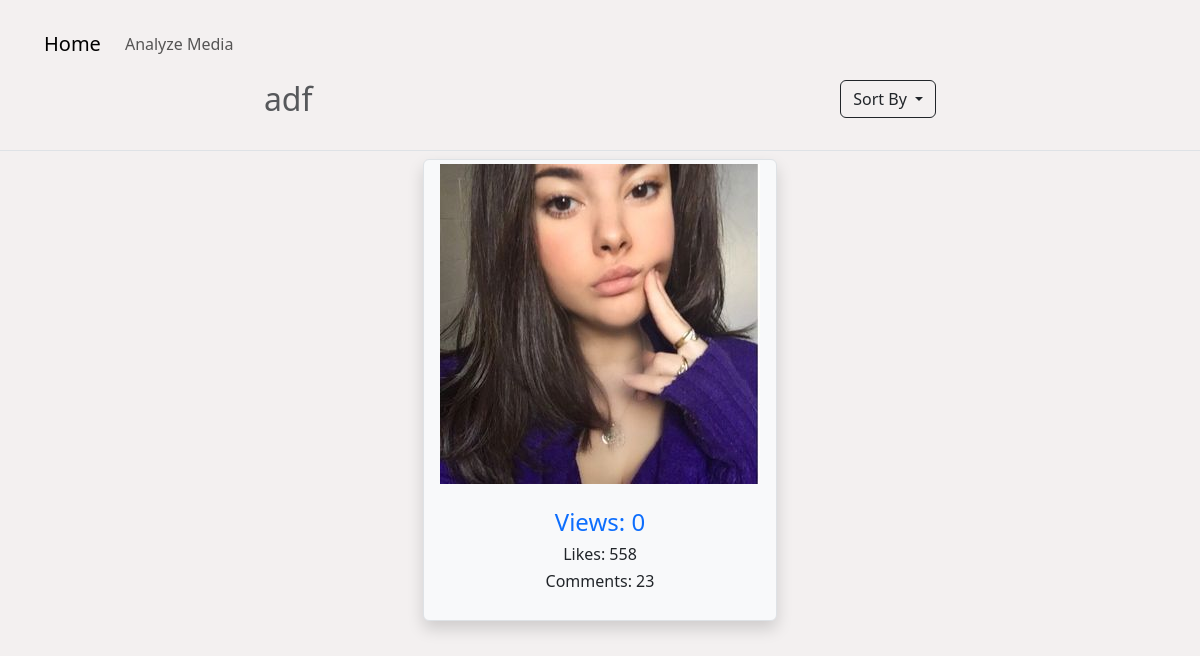
/projects/analyze/?id=dl7vtr0kcgfi7enf5ssj, run on an earlier commit of the app's database.
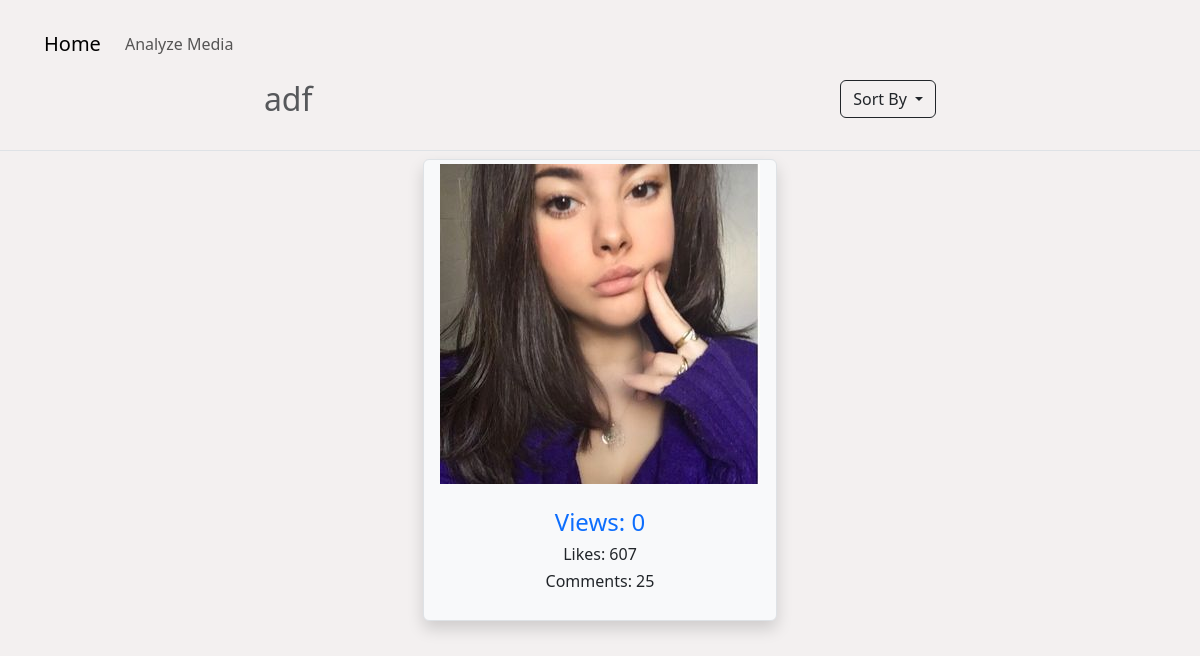
And on a later commit of the database.
### projects/models.py (models this page shows)
class projectAccounts(models.Model):
    id = models.CharField(max_length=20, primary_key=True, default=idgen)
    account = models.ForeignKey(instaAccounts, on_delete=models.CASCADE, default=idgen)
    project = models.ForeignKey(Project, on_delete=models.CASCADE)
    visiblity = models.BooleanField(default=True)
    def __str__(self):
        return str(self.account)

### accounts/models.py (models this page shows)
class instaAccounts(models.Model):
    username = models.CharField(max_length=30)
    userId = models.CharField(primary_key=True, max_length=20, default=idgen)
    followers = models.JSONField(default=dict)
    following = models.JSONField(default=dict)
    medias = models.JSONField(default=dict)
    isVerified = models.BooleanField(default=False)
    isBusiness = models.BooleanField(default=False)
    businessCategory = models.CharField(max_length=50, default=None, blank=True, null=True)
    category = models.CharField(max_length=50, default=None, blank=True, null=True)
    dailyTrending = models.JSONField(default=dict)
    dataIn = models.JSONField(default=dict)
    views = models.IntegerField(default=0)
    likes = models.IntegerField(default=0)
    comments = models.IntegerField(default=0)
    hashtags = models.TextField(default=" ")
    bio = models.TextField(default=" ")
    def __str__(self):
        return self.username

### analyze/views.py (the view, shortened to what this page needs)
# urls.py: path('', views.analizeAccounts, name="analyze-accounts"),
def analizeAccounts(request):
    id = request.GET.get('id')
    project = Project.objects.filter(id=id).first()
    accounts = projectAccounts.objects.filter(project=project).all()
    sort = request.GET.get('sort', "")
    if sort == "":
        for account in accounts:
            media = Media.objects.filter(user=account.account).first()
            if media:
                print(media)
        accounts = projectAccounts.objects.filter(project=project).all()
        for account in accounts:
            medias = Media.objects.filter(user=account.account).all()
            account.account.views = 0
            account.account.comments = 0
            account.account.likes = 0
            for media in medias:
                account.account.views += int(media.views)
                account.account.likes += int(media.likes)
                account.account.comments += int(media.comments)
            account.account.save()
        accounts = projectAccounts.objects.filter(project=project).annotate(Max("account__views")).order_by('-account__views__max')
    elif sort == "V":
        accounts = projectAccounts.objects.filter(project=project).annotate(Max("account__views")).order_by('-account__views__max')
    elif sort == "L":
        accounts = projectAccounts.objects.filter(project=project).annotate(Max("account__likes")).order_by('-account__likes__max')
    elif sort == "C":
        accounts = projectAccounts.objects.filter(project=project).annotate(Max("account__comments")).order_by('-account__comments__max')
    return render(request, "analyze/analyze.html", {
        "accounts": accounts,
        "project": project,
        "title": f"{project} - Analyze",
        "sort": sort
    })

### accounts/models.py (called while the page is built)
    def __str__(self):
        return self.mediaId

### projects/models.py (called while the page is built)
    def __str__(self):
        return self.name

### analyze/templates/analyze/analyze.html (shortened to what this page needs)
{% extends "projects/base.html" %}
{% load bootstrap5 %}
{% load static %}
{% load humanize %}
{% block head %}
    <link rel="stylesheet" type="text/css" href="{% static 'analyze/css/analyze.css' %}">
    <link rel="stylesheet" type="text/css" href="{% static 'projects/load.css' %}">
{% endblock head %}
{% block navcontent %}
    <li class="nav-item">
        <a  class="nav-link" href="media/?id={{ project.id }}&" onclick="showLoading()">
            Analyze Media
        </a>
    </li>
{% endblock %}
{% block content %}
    <div class="container-fluid" id="main">
        <div class="row row-cols-auto mb-4">
            <div class="col mx-auto d-flex justify-content-end">
                <h2 class="text-muted">
                    {{ project }}
                </h2>
            </div>
            <div class="col mx-auto d-flex justify-content-center">
                <div class="dropdown">
                    <button class="dropdown-toggle btn btn-outline-dark" href="#"  data-bs-toggle="dropdown" aria-expanded="false">
                        Sort By
                    </button>
                </div>
            </div>
        </div>
        <div class="row row-cols-auto mt-3 border-top">
            {% for account in accounts %}
                <div class="col mx-auto my-2">
                    <div class="card border shadow rounded bg-light">
                        <div class="container m-1">
                            <img src="{% static 'accounts/profilePictures/'|add:account.account.userId|add:'.png' %}" alt="{{ account }}">
                        </div>
                        <div class="card-body m-1">
                            {% if sort == "" or sort == "V"%}
                                <h5 class="text-primary text-center fs-4">Views: {{ account.account.views|intcomma }}</h5>
                                <p class=".text-muted text-center h6">Likes: {{ account.account.likes|intcomma }}</p>
                                <p class=".text-muted text-center h6">Comments: {{ account.account.comments|intcomma }}</p>
                            {% elif sort == "L" %}
                                <h5 class="text-primary text-center fs-4">Likes: {{ account.account.likes|intcomma }}</h5>
                                <p class="text-muted text-center h6">Views: {{ account.account.views|intcomma }}</p>
                                <p class="text-muted text-center h6">Comments: {{ account.account.comments|intcomma }}</p>
                            {% elif sort == "C" %}
                                <h5 class="text-primary text-center fs-4">Comments: {{ account.account.comments|intcomma }}</h5>
                                <p class="text-muted text-center h6">Likes: {{ account.account.likes|intcomma }}</p>
                                <p class="text-muted text-center h6">Views: {{ account.account.views|intcomma }}</p>
                            {% endif %}
                        </div>
                    </div>
                </div>
            {% endfor %}
        </div>
    </div>
{% endblock content %}

What changed in the data, as far as the page shows it:
changed through a linked row, projectAccounts: account.likes "558" → "607"; account.comments "23" → "25"
